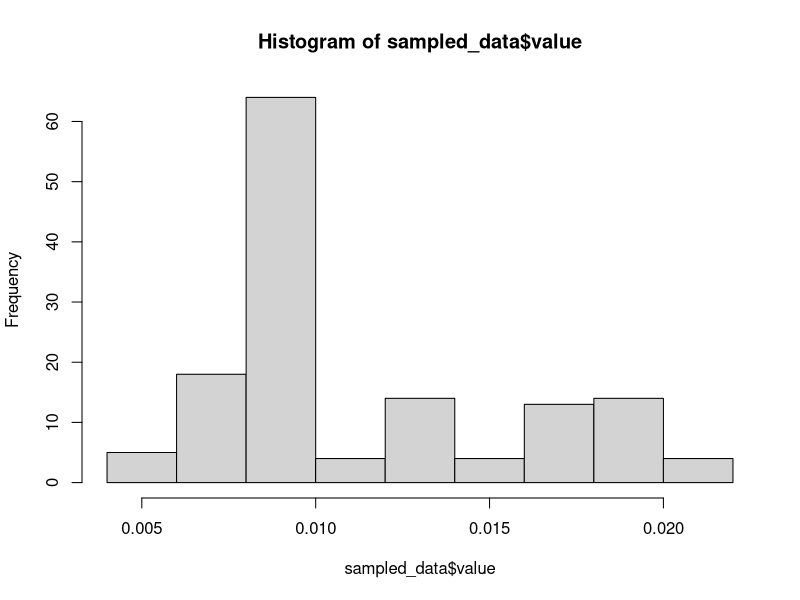
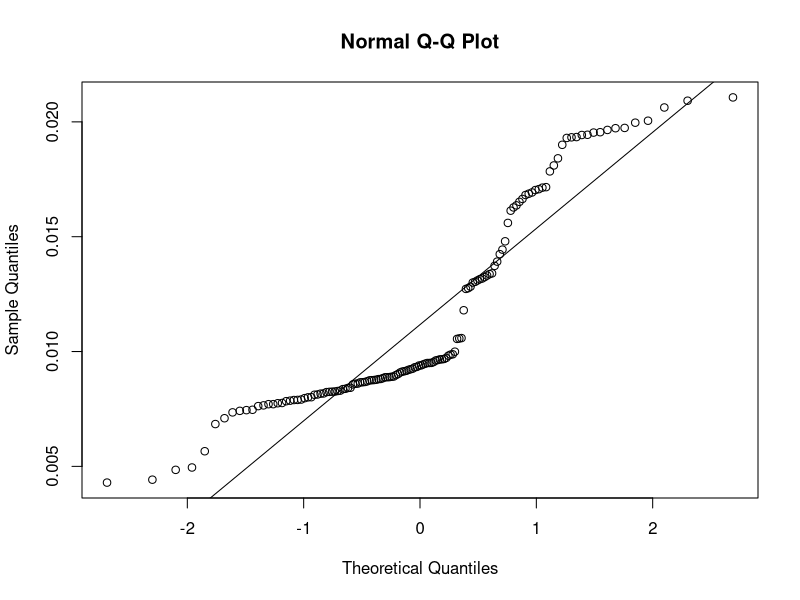
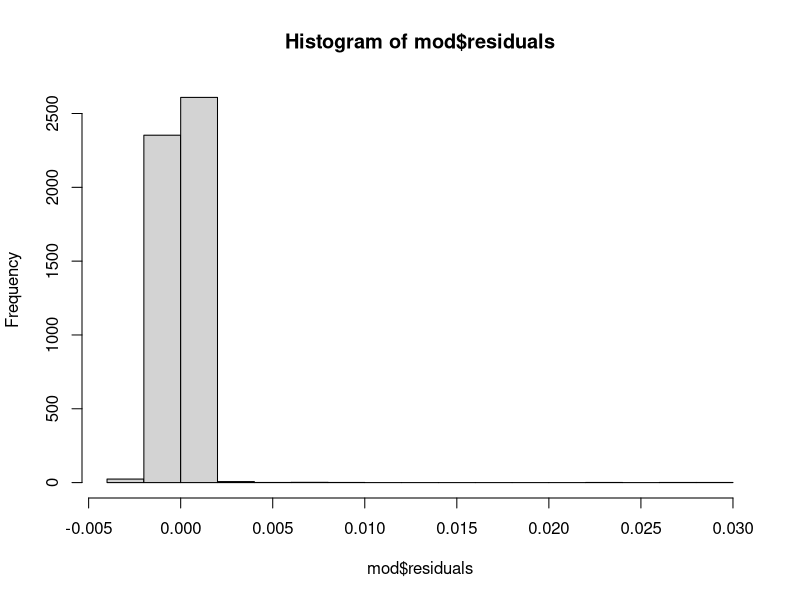
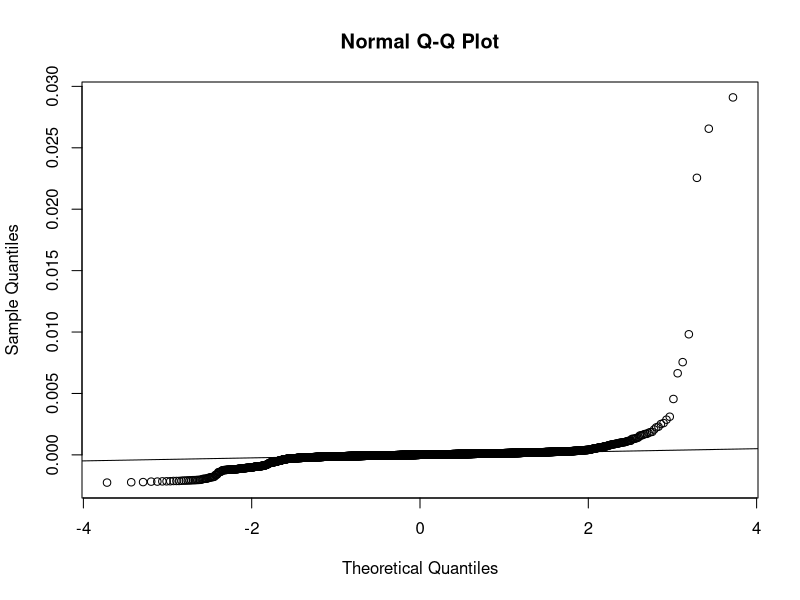
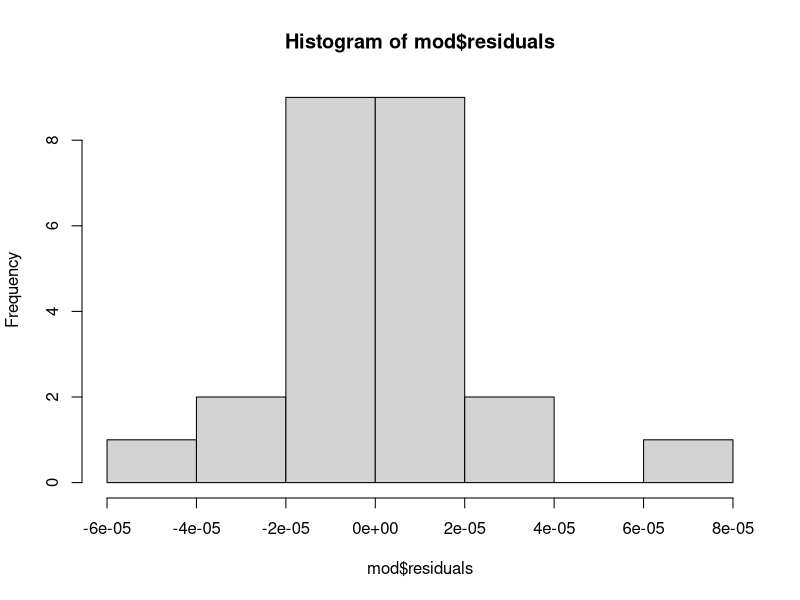
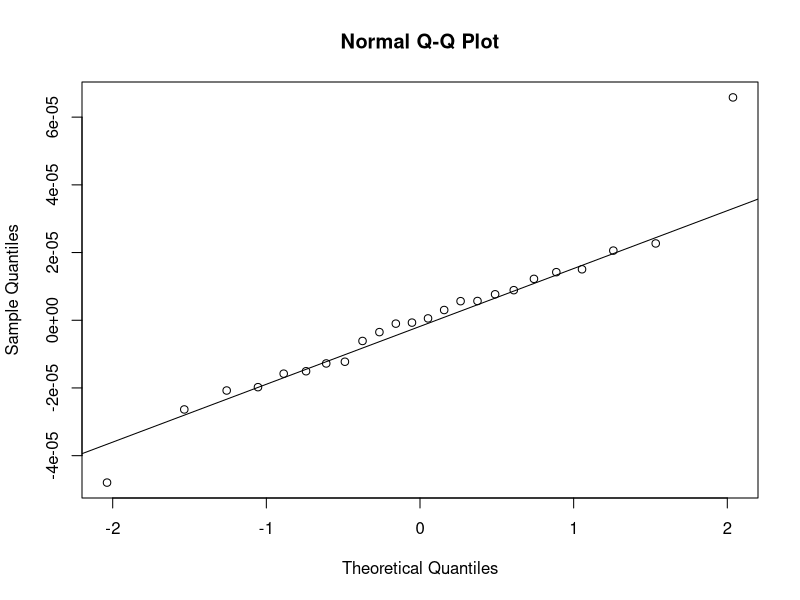
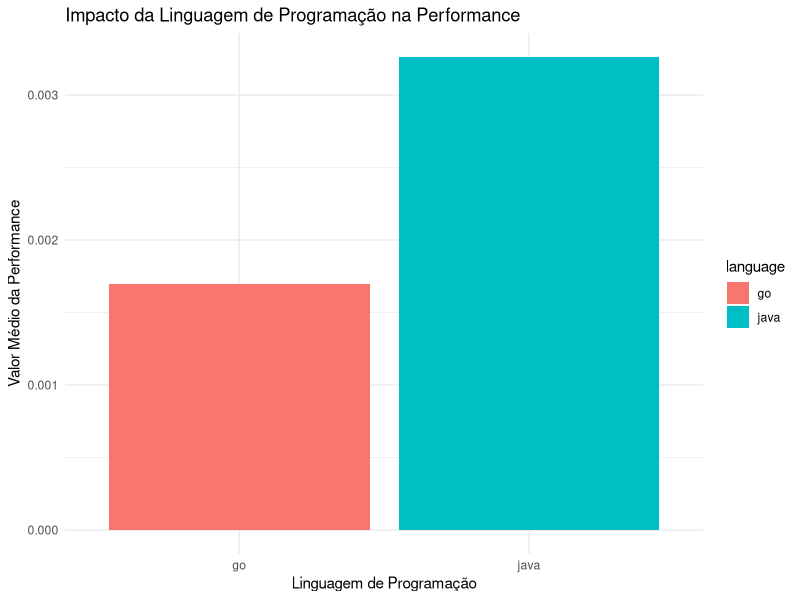
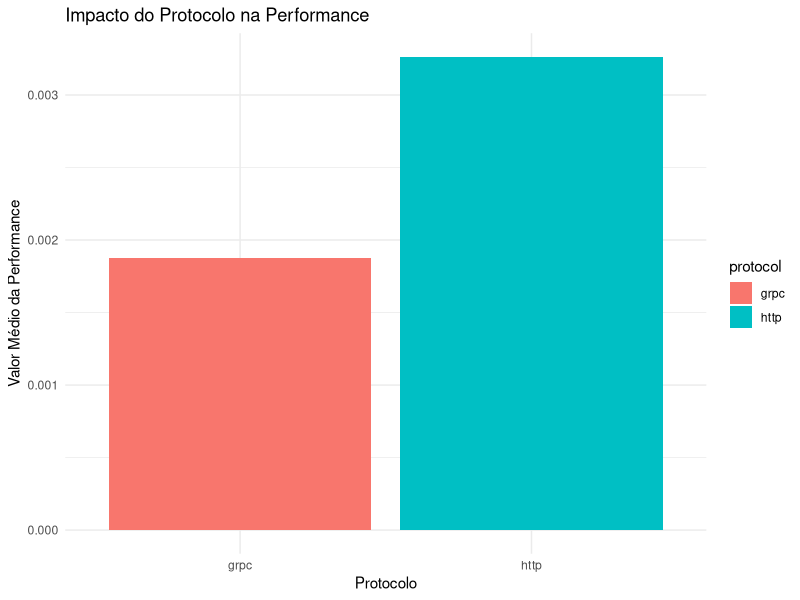

Write the R code that produced these figures, in order.
library(tidyverse)
library(readr)
library(reshape2)
library(stats)
database <- read_csv("dados/experimento2.csv")

# separate language and protocol in two columns
data <- database %>%
  mutate(
    language = stringr::str_extract(app_name, "java|go"),
    protocol = stringr::str_extract(app_name, "http|grpc")
  )

data$language <- as.factor(data$language)
data$protocol <- as.factor(data$protocol)
data$request_size <- as.factor(data$request_size)

# data for tests
javahttp <- filter(database, request_size=="big", app_name=="javahttp")
javagrpc <- filter(database, request_size=="big", app_name=="javagrpc")
gohttp <- filter(database, request_size=="big", app_name=="gohttp")
gogrpc <- filter(database, request_size=="big", app_name=="gogrpc")

dataBig <- filter(data, request_size=="big")
dataSmall <- filter(data, request_size=="small")
set.seed(7)
sampled_data <- sample_n(javagrpc, size = 140)

#testing normality
hist(sampled_data$value, breaks = "Sturges")
qqnorm(sampled_data$value)
qqline(sampled_data$value)

# testing differences between apps
print(wilcox.test(javahttp$value, javagrpc$value, paired = FALSE))
print(wilcox.test(javahttp$value, gohttp$value, paired = FALSE))
print(wilcox.test(javahttp$value, gogrpc$value, paired = FALSE))
print(wilcox.test(javagrpc$value, gohttp$value, paired = FALSE))
print(wilcox.test(javagrpc$value, gogrpc$value, paired = FALSE))
print(wilcox.test(gohttp$value, gogrpc$value, paired = FALSE))

kruskal.test(value ~ protocol, data = dataBig)
kruskal.test(value ~ language, data = dataBig)
dataBig$combined_factor <- interaction(dataBig$protocol, dataBig$language)
kruskal.test(value ~ combined_factor, data = dataBig)

#mod = lm(log(value +1) ~ protocol + language + protocol:language, data = dataSmall)
# removing outliers
#res_scaled = abs(scale(mod$residuals))
#out = res_scaled > 3.5
#dados = dataBig[!out,] 

# ???? transformation
sampled_data = sample_n(dataSmall, size = 5000)
mod = lm(log(value + 1) ~ protocol + language + protocol:language, data = sampled_data)
hist(mod$residuals)
qqnorm(mod$residuals)
qqline(mod$residuals)
print(mod)
shapiro.test(mod$residuals)

# mean transformed model
dados_mean = aggregate(value ~ language + protocol+experiment_id, FUN = median, data = dataSmall)
mod = lm(value ~ protocol + language + protocol:language, data = dados_mean)

# model diagnostics
print(mod)
shapiro.test(mod$residuals)
hist(mod$residuals)
qqnorm(mod$residuals)
qqline(mod$residuals)
anova(mod)

var_raw = var(dataBig$value)
var_agg = var(dados_mean$value)
print(paste("Variância dos dados brutos: ", var_raw))
print(paste("Variância dos dados agregados: ", var_agg))

ggplot(dados_mean, aes(x = language, y = value, fill = language)) +
  geom_bar(stat = "identity", position = "dodge") +
  labs(title = "Impacto da Linguagem de Programação na Performance",
       x = "Linguagem de Programação",
       y = "Valor Médio da Performance") +
  theme_minimal()

ggplot(dados_mean, aes(x = protocol, y = value, fill = protocol)) +
  geom_bar(stat = "identity", position = "dodge") +
  labs(title = "Impacto do Protocolo na Performance",
       x = "Protocolo",
       y = "Valor Médio da Performance") +
  theme_minimal()
